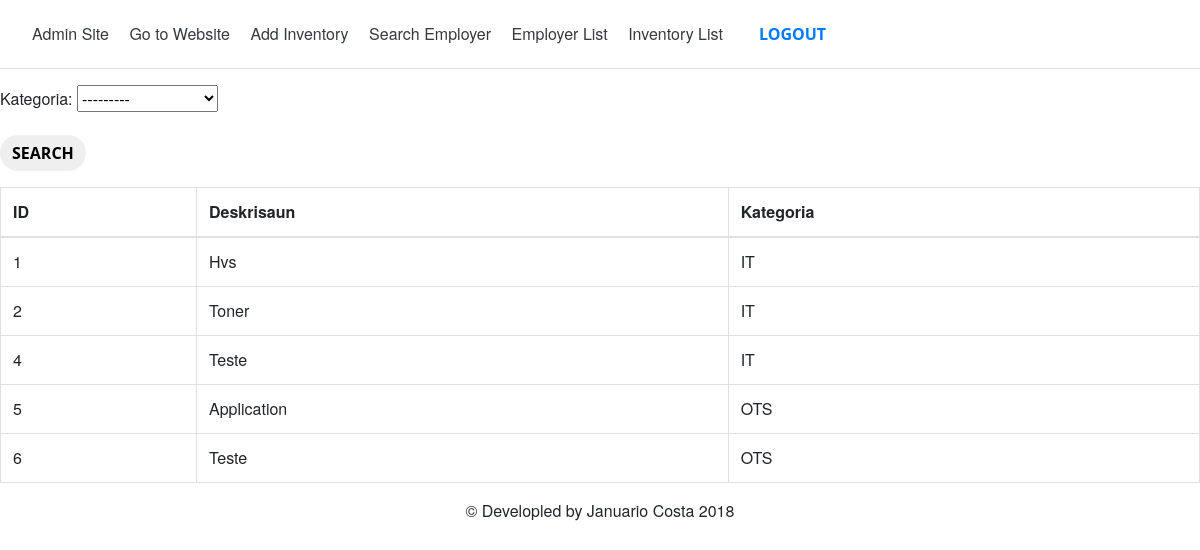
Before: /inventory/produto/ (signed in) with the older database file.
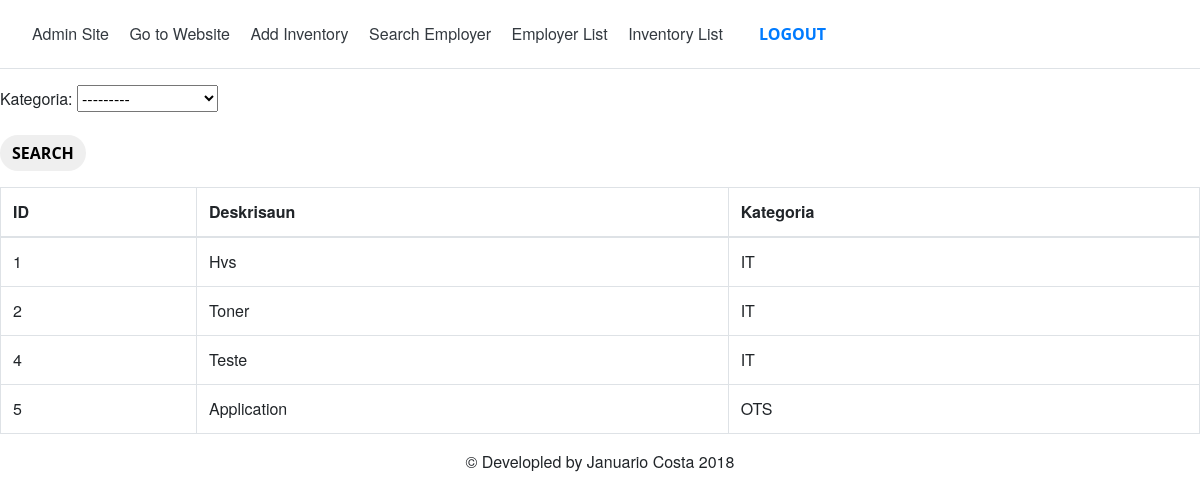
After: the same page with the newer database file.
### inventory/models.py (models this page shows, shortened)
class Produto(models.Model):
	kategoria_choices = (
        ('IT','IT Equipment' ),
        ( 'OT','Office Stationary'),
        ('OTS','Others' ),
    )
	deskrisaun=models.CharField(max_length=255)
	kategoria=models.CharField(max_length=10,choices=kategoria_choices,default="IT Equipment")

### inventory/views.py (the view)
# urls.py: path('produto/',views.produto, name='produto'),
@login_required(login_url="login")
def produto(request):
	produto_list=Produto.objects.all()
	produto_filter=ProdutoFilter(request.GET,queryset=produto_list)
	return render(request, 'produtu_list.html', {'filter': produto_filter})
	pass

### inventory/templates/produtu_list.html (shortened to what this page needs)
{% extends "base/base.html" %}
{% block body %}
  <form method="get" class ="form-group">
    {{ filter.form.as_p }}
    <button type="submit" class="btn btn-default">Search</button>
  </form>
<table class="table table-bordered">
	<thead>
		<tr>
			<th>ID</th>
			<th>Deskrisaun</th>
			<th>Kategoria</th>
		</tr>
	</thead>
	<tbody>
		{%for produtu in filter.qs%}
		<tr>
			<td>{{produtu.id}}</td>
			<td>{{produtu.deskrisaun}}</td>
			<td>{{produtu.kategoria}}</td>
		</tr>
		 {% endfor %}
	</tbody>
	</table>
{% endblock %}

### inventory/templates/base/base.html (shortened to what this page needs)
<!DOCTYPE html>
<html>
<head>
	{% load static %}
    <link href="{% static 'vendor/bootstrap/css/bootstrap.min.css' %}" rel="stylesheet ">
    <link href=" {%static 'vendor/magnific-popup/magnific-popup.css' %}" rel="stylesheet">
    <link href="{%static 'css/creative.min.css' %}" rel="stylesheet">
</head>
<body id="page-top">
 <div class="d-flex flex-column flex-md-row align-items-center p-3 px-md-4 mb-3 bg-white border-bottom box-shadow">
      <nav class="my-2 my-md-0 mr-md-3">
        <a class="p-2 text-dark" href="/admin/">Admin Site</a>
        <a class="p-2 text-dark" href="/inventory/">Go to Website</a>
        <a class="p-2 text-dark" href="#">Add Inventory</a>
        <a class="p-2 text-dark" href="/inventory/staff/">Search Employer</a>
        <a class="p-2 text-dark" href="/inventory/employer/">Employer List</a>
        <a class="p-2 text-dark" href="/inventory/produto/">Inventory List</a>
      </nav>
      <a class="btn btn-outline-primary" href="/inventory/logout/">Logout</a>
  </div>
{% block body %}{% endblock %}
</body>
<footer class="footer" align="center">
        <p>&copy; Developled by Januario Costa 2018</p>
</footer>
</html>

Changed rows visible on the page:
removed Produto: id "6", deskrisaun "Teste", kategoria "OTS"
